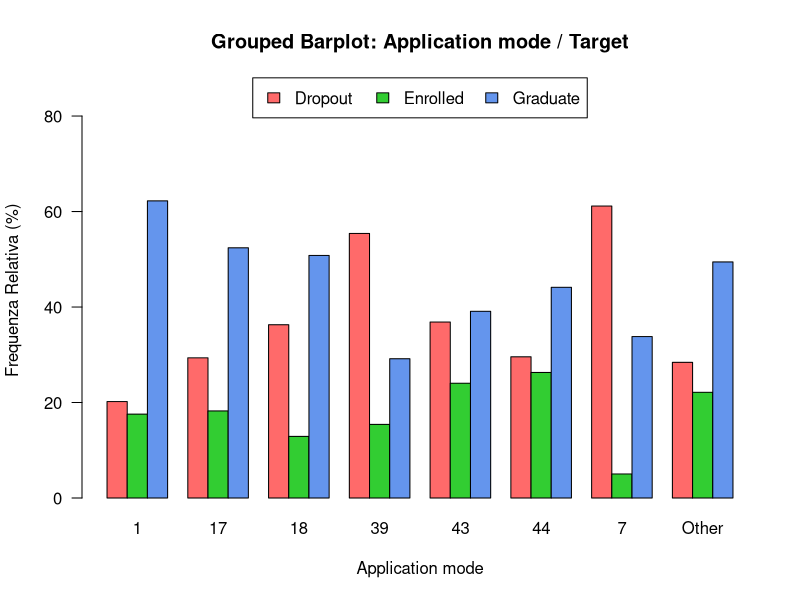
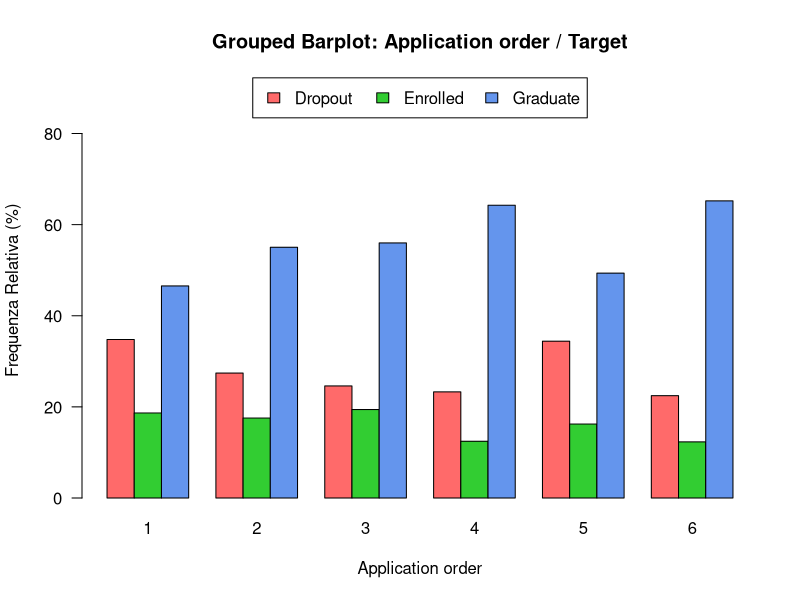
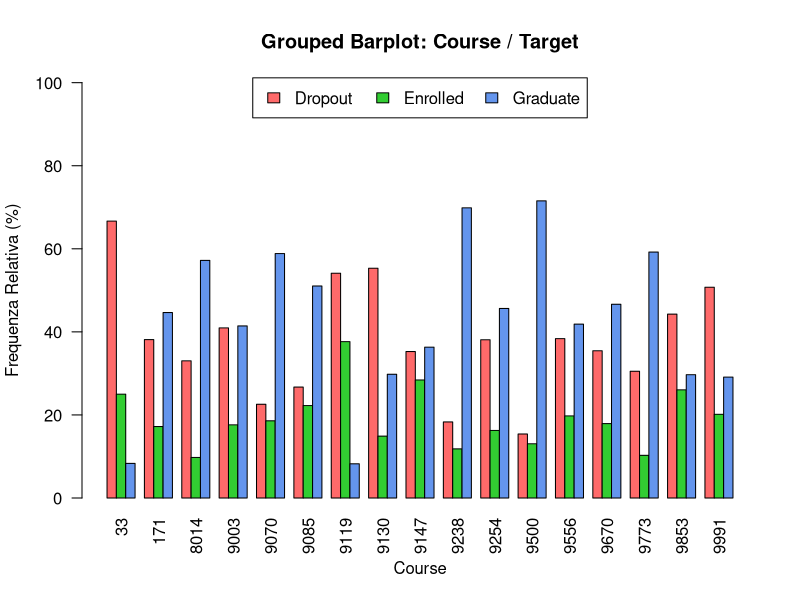
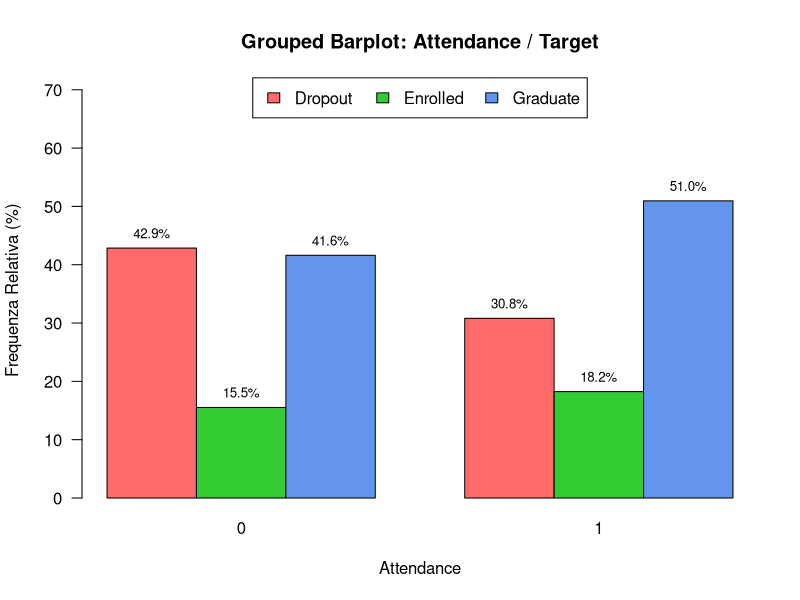
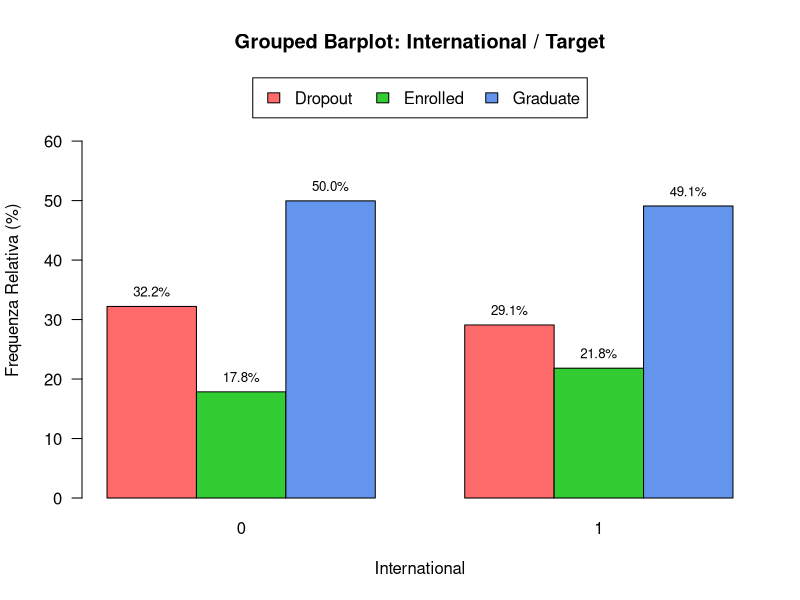
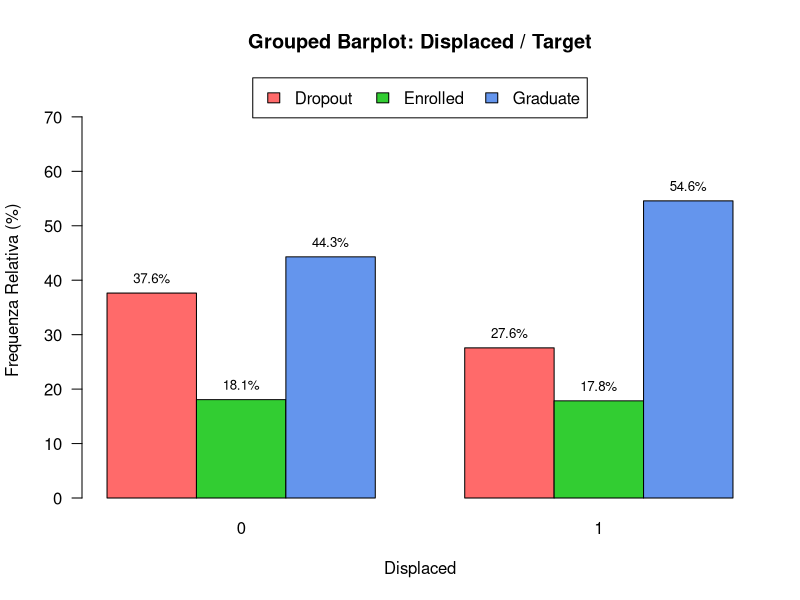
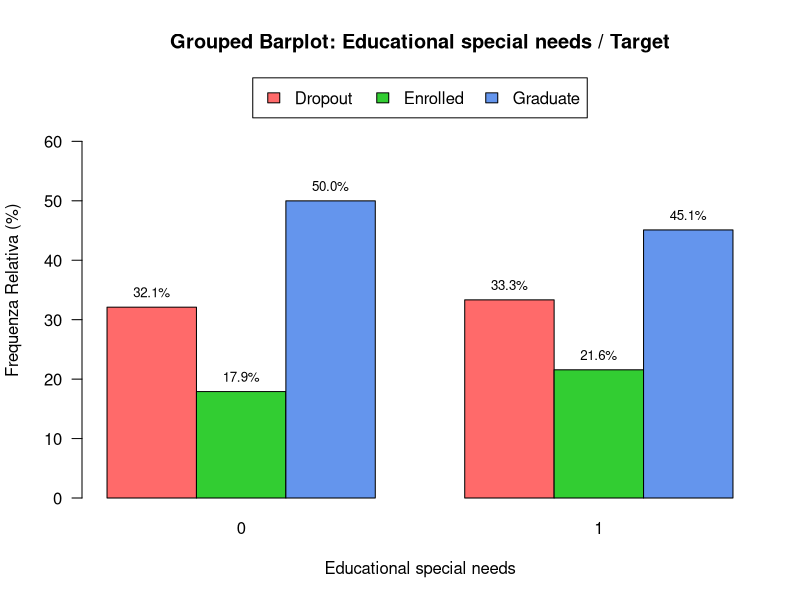
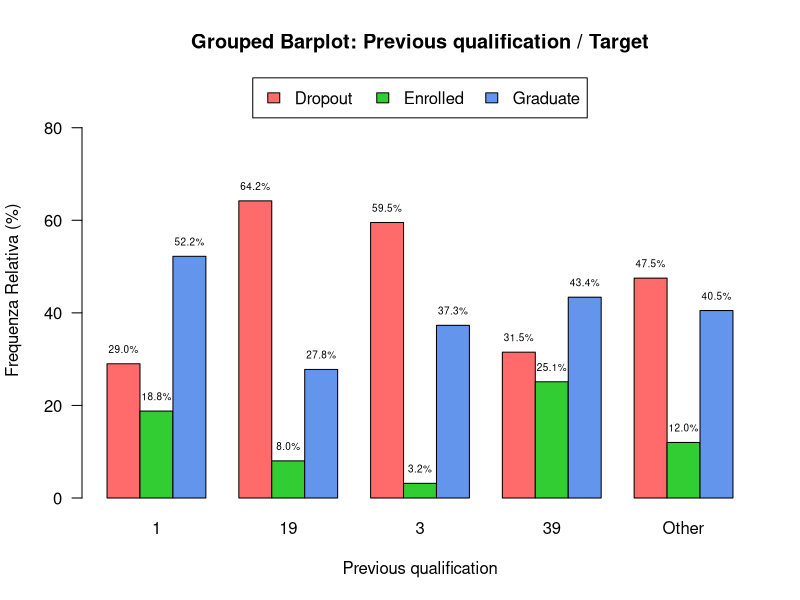

The R script that drew these images, in order:
## ---- chunk 1
# Librerie
library(here)
library(ggplot2)

# Caricamento Dataset
data <- read.csv(here("dataset/dataMod.csv"), sep = ",", header = TRUE, check.names = TRUE)
colnames(data)[colnames(data) == "Daytime.evening_attendance."] <- "Attendance"
colnames(data)[colnames(data) == "Previous_qualification_.grade."] <- "Previous_qualification_grade"

data$Application_order[data$Application_order == 0] <- 1
data$Application_order[data$Application_order == 9] <- 6

# Funzione per raggruppare categorie con bassa frequenza
group_low_freq_categories <- function(column, threshold) {
  column <- na.omit(column)
  
  freq_table <- prop.table(table(column)) * 100
  
  if (length(freq_table) <= 2) {
    return(factor(column))
  }
  
  low_freq_categories <- names(freq_table[freq_table < threshold])
  
  if (length(low_freq_categories) == 0) {
    # Nessuna categoria con bassa frequenza
    return(factor(column))
  }
  
  grouped_column <- ifelse(column %in% low_freq_categories, 
                           "Other", 
                           as.character(column))
  
  unique_categories <- unique(grouped_column)
  ordered_categories <- c(setdiff(sort(unique_categories), "Other"), "Other")
  
  return(factor(grouped_column, levels = ordered_categories))
}

# Seleziona Enrollment Info
features_to_analyze <- c("Application_mode", "Application_order", "Course", "Attendance" ,"International", "Displaced", "Educational_special_needs", "Previous_qualification" )
target <- "Target"

low_freq_threshold <- 2

# Funzione per creare Grouped Barplot
create_grouped_barplot <- function(feature, target, data, threshold, colors) {
  las <- 1
  if(feature == "Course"){
    las <- 2
    threshold <- 0
  }
  
  data[[paste0(feature, "_grouped")]] <- group_low_freq_categories(data[[feature]], threshold)
  
  
  # Tabella di contingenza
  contingency_table <- table(data[[target]], data[[paste0(feature, "_grouped")]])
  
  # Frequenza relativa
  relative_freq_table <- prop.table(contingency_table, margin = 2) * 100
  max_percent <- max(relative_freq_table)
  
  cleaned_feature_name <- gsub("_", " ", feature)
  
  pdf_filename <- paste0("Grafici/Grouped_Barplot_Target_", gsub(" ", "_", cleaned_feature_name), ".pdf")
  
  # Salvataggio in PDF
  # pdf(pdf_filename)
  
  # Creazione del barplot
  barplot_relative <- barplot(relative_freq_table, 
                               beside = TRUE, 
                               main = paste("Grouped Barplot:", cleaned_feature_name, "/", target),
                               xlab = cleaned_feature_name, 
                               ylab = "Frequenza Relativa (%)", 
                               col = colors,
                               ylim = c(0, max_percent * 1.4), # Maggiore spazio sopra le barre
                               las = las)
  
  num_categories <- ncol(relative_freq_table) # Numero di categorie
  
  # Aggiungi percentuali sopra le barre solo se ci sono meno di 6 categorie
  if (num_categories < 6) {
    text_size <- ifelse(num_categories <= 3, 0.8, 0.6) # Adatta la dimensione delle label
    
    for (i in seq_len(nrow(relative_freq_table))) {
      for (j in seq_len(ncol(relative_freq_table))) {
        text(x = barplot_relative[i, j], 
             y = relative_freq_table[i, j] + (max_percent * 0.05), # Offset aumentato
             labels = sprintf("%.1f%%", relative_freq_table[i, j]), 
             cex = text_size, 
             col = "black")
      }
    }
  }
  
  # Aggiunta della legenda
  legend("top", inset = c(0, -0.01), 
         legend = rownames(relative_freq_table), 
         fill = colors, 
         xpd = TRUE, horiz = TRUE)
  
  # dev.off()
}

color_palette <- c("#FF6A6A", "#32CD32", "#6495ED")

# Creazione Barplot Fattori Demografici / Target
for (feature in features_to_analyze) {
  create_grouped_barplot(feature = feature, 
                         target = target, 
                         data = data, 
                         threshold = low_freq_threshold, 
                         colors = color_palette)
}


## ---- chunk 2
create_boxplot <- function(feature, target, data, colors) {
  cleaned_feature_name <- gsub("_", " ", feature)
  
  # Creazione del boxplot
  p <- ggplot(data, aes_string(x = target, y = feature, fill = target)) +
    geom_boxplot(notch = FALSE,
                 outlier.color = "darkblue",
                 outlier.shape = 1,
                 width = 0.6) +
    stat_boxplot(geom = "errorbar",
                 width = 0.2,
                 color = "black") +
    labs(title = paste("Boxplot:", cleaned_feature_name, "/", target),
         x = target,
         y = cleaned_feature_name) +
    theme_minimal() +
    theme(plot.title = element_text(hjust = 0.5, face = "bold", vjust = 2),
          legend.position = "none")
  
  pdf_filename <- paste0("Grafici/Boxplot_Target_", gsub(" ", "_", cleaned_feature_name), ".pdf")
  # pdf(pdf_filename)
  
  # Mostra il grafico
  print(p)
  
  # dev.off()
}

# Sottoinsieme di feature da analizzare
features_to_analyze <- c("Previous_qualification_grade", "Admission_grade")
target <- "Target"

# Creazione dei Boxplot per ogni feature
for (feature in features_to_analyze) {
  create_boxplot(feature = feature, 
                 target = target, 
                 data = data, 
                 colors = c("#FF6A6A", "#32CD32", "#6495ED"))
}
